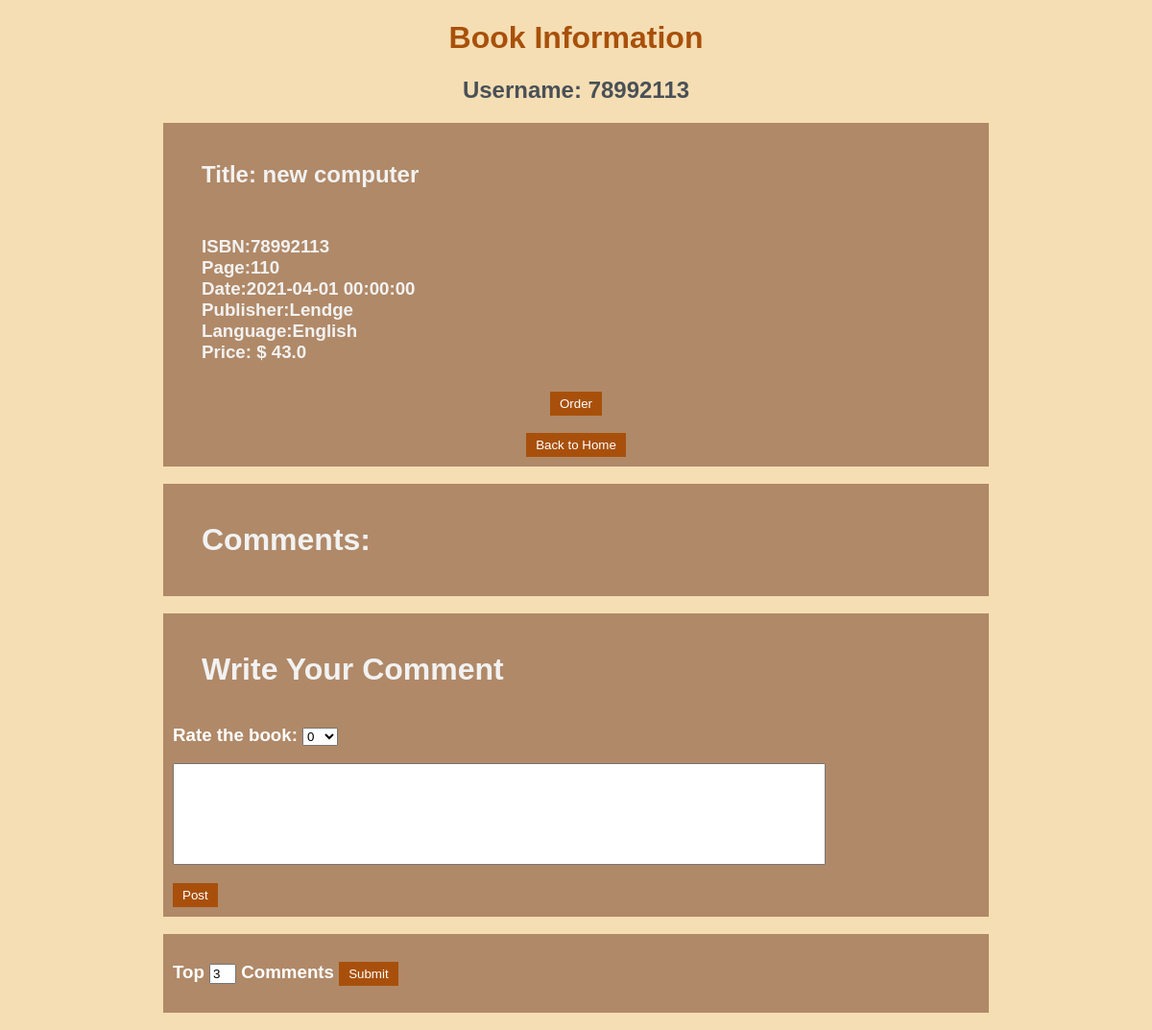
Screenshot of /oneBook/78992113/78992113 with the database file from the repository.
### app.py (models this page shows)
class Book(db.Model):
    ISBN = db.Column(db.Integer,nullable=False,primary_key=True)
    title = db.Column(db.String(30),nullable=False)
    page = db.Column(db.Integer)
    date = db.Column(db.DateTime,nullable=False, default=datetime.utcnow)
    publisher = db.Column(db.String(30), nullable=False)
    language = db.Column(db.String(30),nullable=False,default="English")
    stock = db.Column(db.Integer,nullable=False)
    price = db.Column(db.Float,nullable=False)

### app.py (the view)
@app.route('/oneBook/<isbn>/<id>',methods=['POST','GET'])
def oneBook(isbn,id):
    topn=len(Comment.query.all())
    if request.method=='POST':
        topn=int(request.form['topcom'])
    book=Book.query.get_or_404(isbn)
    comments=Comment.query.filter(Comment.ISBN==book.ISBN).order_by(Comment.usefulscore.desc()).limit(topn)
    return render_template("singleBook.html",nbook=book,user=id,allcom=comments)

### templates/singleBook.html (shortened to what this page needs)
{% extends "base.html" %}
{% block body %}
<h1 id=top>Book Information</h1>
<h2 id=top>Username: {{user}}</h2>
<div class=bookinfo>
        <h2 id=eachb>Title: {{nbook.title}}</h2>
        <h3 id=eachb>
        ISBN:{{nbook.ISBN}}<br>
        Page:{{nbook.page}}<br>
        Date:{{nbook.date}}<br>
        Publisher:{{nbook.publisher}}<br>
        Language:{{nbook.language}}<br>
        Price: &#36 {{nbook.price}}
        </h3>
        <div class="toIndex"><form action='/order/{{nbook.ISBN}}/{{user}}'>
        <input class="viewbutton" type="submit" value="Order"></form>
        </div><br>
        <div class="toIndex"><form action='/main/{{user}}' >
            <input class="viewbutton" type="submit" value="Back to Home"></form></div>
</div>
<br>
<div class=bookinfo><h1 id=eachb>Comments:</h1></div><br>
<div class=bookinfo><h1 id=eachb>Write Your Comment</h1>
    <form action='/addcomment/{{user}}/{{nbook.ISBN}}' method="POST">
        <h3 style="color: white;">
        Rate the book:
        <select name="cscore" id="comment">
            <option value="0">0</option>
        </select>
    </h3>
        <h3><input class='comment' type="text" name="text"></h3>
        <input class="viewbutton" type="submit" value="Post">
    </form>
</div>
<br>
<div class=bookinfo>
    <form action='/oneBook/{{nbook.ISBN}}/{{user}}' method="POST">
        <h3 style="color: white;">Top <input class=topn type="numer" name="topcom" value=3> Comments
            <input class="viewbutton" type="submit" value="Submit"></h3>
    </form>
</div>
<br>
{% endblock %}

### static/css/main.css (style rules this page uses)
body { margin:0; font-family: sans-serif; background-color: wheat; }
h1 { font-family:'Gill Sans', 'Gill Sans MT', Calibri, 'Trebuchet MS', sans-serif ; color: #A8500B; }
h2 { color:#495057; }
h3 { color:#495057; }
.bookinfo { margin: auto; width: 70%; padding: 10px; background-color: #b08968; }
#eachb { margin: 10px; padding:20px; color: #f2f2f2; }
.toIndex { display: flex; justify-content: center; text-align: center; }
#top { text-align: center; }
.comment { width: 80%; height: 100px; }
.viewbutton { background-color: #A8500B; border: none; color: white; padding: 5px 10px; text-align: center; text-decoration: none; display: inline-block; }
.topn { width: 20px; }

### rows the page displays
Book: title "new computer", ISBN "78992113", page "110", date "2021-04-01 00:00:00", publisher "Lendge", language "English", price "43.0"

### other values shown
{{ user }} "78992113"
